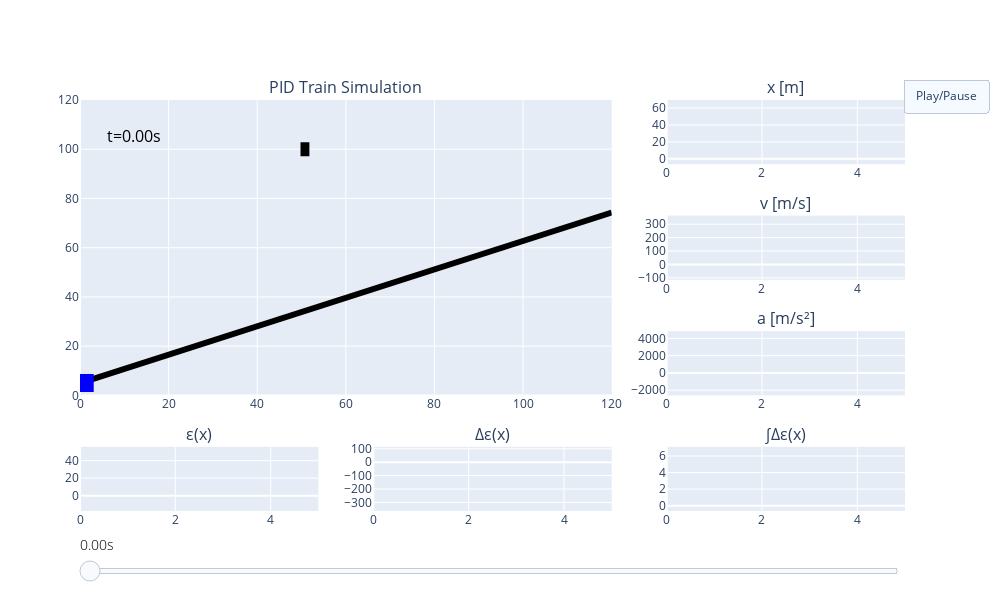

Here is the notebook cell this chart was saved with:
### Code cell
controller = pid(100,10,1,error = lambda t, w: w[0]-w[3])
theta= math.pi/6
x_box_0 = np.random.random()*120
y_box_0 = 100
x_train_0 = 0
y_train_0 = 5+math.sin(theta)*x_train_0
w_0 = np.array([x_box_0,y_box_0,0,x_train_0,0,y_train_0])
f = lambda t,w: 0
t_sol, w_sol = solve(lambda t,w,f,:train_and_rail(t,w,f),[0,5],w_0, controller=controller, n_steps=250)

plot_animation(t_sol, w_sol, controller, SKIPFRAMES=5).show()
#plot_sol(t_sol, w_sol,labels=['x_box', 'y_box', 'vy_box', 'x_train', 'vx_train', 'y_train'], plot=[0,1,0,1,0,1]).show()

### Figure 1 — Plotly figure (JSON) as saved in the notebook; plotly's stock layout.template omitted (floating-point values rounded to 4 significant figures)
{"data": [{"line": {"color": "black", "width": 6}, "mode": "lines", "type": "scatter", "x": [0, 120], "xaxis": "x", "y": [5, 74.28], "yaxis": "y"}, {"line": {"color": "blue", "width": 18}, "mode": "lines", "type": "scatter", "x": [-3.1, 3.1], "xaxis": "x", "y": [5, 5], "yaxis": "y"}, {"line": {"color": "black", "width": 14}, "mode": "lines", "type": "scatter", "x": [49.77, 51.77], "xaxis": "x", "y": [100, 100], "yaxis": "y"}, {"mode": "text", "text": ["t=0.00s"], "textfont": {"color": "black", "size": 16}, "textposition": "bottom right", "type": "scatter", "x": [6], "xaxis": "x", "y": [108], "yaxis": "y"}, {"line": {"color": "blue"}, "mode": "lines", "name": "x", "type": "scatter", "x": [0.0], "xaxis": "x2", "y": [0.0], "yaxis": "y2"}, {"line": {"color": "blue"}, "mode": "lines", "name": "v", "type": "scatter", "x": [0.0], "xaxis": "x3", "y": [0.0], "yaxis": "y3"}, {"line": {"color": "blue"}, "mode": "lines", "name": "a", "type": "scatter", "x": [0.0], "xaxis": "x4", "y": [0], "yaxis": "y4"}, {"line": {"color": "blue"}, "mode": "lines", "name": "ε(x)", "type": "scatter", "x": [0.0], "xaxis": "x5", "y": [50.77], "yaxis": "y5"}, {"line": {"color": "blue"}, "mode": "lines", "name": "Δε(x)", "type": "scatter", "x": [0.0], "xaxis": "x6", "y": [0], "yaxis": "y6"}, {"line": {"color": "blue"}, "mode": "lines", "name": "∫Δε(x)", "type": "scatter", "x": [0.0], "xaxis": "x7", "y": [0], "yaxis": "y7"}], "layout": {"annotations": [{"font": {"size": 16}, "showarrow": false, "text": "PID Train Simulation", "x": 0.3222, "xanchor": "center", "xref": "paper", "y": 1, "yanchor": "bottom", "yref": "paper"}, {"font": {"size": 16}, "showarrow": false, "text": "x [m]", "x": 0.8556, "xanchor": "center", "xref": "paper", "y": 1, "yanchor": "bottom", "yref": "paper"}, {"font": {"size": 16}, "showarrow": false, "text": "v [m/s]", "x": 0.8556, "xanchor": "center", "xref": "paper", "y": 0.7188, "yanchor": "bottom", "yref": "paper"}, {"font": {"size": 16}, "showarrow": false, "text": "a [m/s²]", "x": 0.8556, "xanchor": "center", "xref": "paper", "y": 0.4375, "yanchor": "bottom", "yref": "paper"}, {"font": {"size": 16}, "showarrow": false, "text": "ε(x)", "x": 0.1444, "xanchor": "center", "xref": "paper", "y": 0.1562, "yanchor": "bottom", "yref": "paper"}, {"font": {"size": 16}, "showarrow": false, "text": "Δε(x)", "x": 0.5, "xanchor": "center", "xref": "paper", "y": 0.1562, "yanchor": "bottom", "yref": "paper"}, {"font": {"size": 16}, "showarrow": false, "text": "∫Δε(x)", "x": 0.8556, "xanchor": "center", "xref": "paper", "y": 0.1562, "yanchor": "bottom", "yref": "paper"}], "height": 600, "showlegend": false, "sliders": [{"active": 0, "currentvalue": {"font": {"color": "black", "size": 14, "weight": 20}}, "font": {"color": "white", "size": 1, "weight": 1}, "minorticklen": 0, "pad": {"t": 0}, "steps": [{"args": [["0"], {"frame": {"duration": 0, "redraw": false}, "mode": "immediate", "transition": {"duration": 0}}], "label": "0.00s", "method": "animate", "value": "0", "visible": true}, {"args": [["1"], {"frame": {"duration": 0, "redraw": false}, "mode": "immediate", "transition": {"duration": 0}}], "label": "0.10s", "method": "animate", "value": "1", "visible": true}, {"args": [["2"], {"frame": {"duration": 0, "redraw": false}, "mode": "immediate", "transition": {"duration": 0}}], "label": "0.20s", "method": "animate", "value": "2", "visible": true}, {"args": [["3"], {"frame": {"duration": 0, "redraw": false}, "mode": "immediate", "transition": {"duration": 0}}], "label": "0.30s", "method": "animate", "value": "3", "visible": true}, {"args": [["4"], {"frame": {"duration": 0, "redraw": false}, "mode": "immediate", "transition": {"duration": 0}}], "label": "0.40s", "method": "animate", "value": "4", "visible": true}, {"args": [["5"], {"frame": {"duration": 0, "redraw": false}, "mode": "immediate", "transition": {"duration": 0}}], "label": "0.50s", "method": "animate", "value": "5", "visible": true}, {"args": [["6"], {"frame": {"duration": 0, "redraw": false}, "mode": "immediate", "transition": {"duration": 0}}], "label": "0.60s", "method": "animate", "value": "6", "visible": true}, {"args": [["7"], {"frame": {"duration": 0, "redraw": false}, "mode": "immediate", "transition": {"duration": 0}}], "label": "0.70s", "method": "animate", "value": "7", "visible": true}, {"args": [["8"], {"frame": {"duration": 0, "redraw": false}, "mode": "immediate", "transition": {"duration": 0}}], "label": "0.80s", "method": "animate", "value": "8", "visible": true}, {"args": [["9"], {"frame": {"duration": 0, "redraw": false}, "mode": "immediate", "transition": {"duration": 0}}], "label": "0.90s", "method": "animate", "value": "9", "visible": true}, {"args": [["10"], {"frame": {"duration": 0, "redraw": false}, "mode": "immediate", "transition": {"duration": 0}}], "label": "1.00s", "method": "animate", "value": "10", "visible": true}, {"args": [["11"], {"frame": {"duration": 0, "redraw": false}, "mode": "immediate", "transition": {"duration": 0}}], "label": "1.10s", "method": "animate", "value": "11", "visible": true}, {"args": [["12"], {"frame": {"duration": 0, "redraw": false}, "mode": "immediate", "transition": {"duration": 0}}], "label": "1.20s", "method": "animate", "value": "12", "visible": true}, {"args": [["13"], {"frame": {"duration": 0, "redraw": false}, "mode": "immediate", "transition": {"duration": 0}}], "label": "1.31s", "method": "animate", "value": "13", "visible": true}, {"args": [["14"], {"frame": {"duration": 0, "redraw": false}, "mode": "immediate", "transition": {"duration": 0}}], "label": "1.41s", "method": "animate", "value": "14", "visible": true}, {"args": [["15"], {"frame": {"duration": 0, "redraw": false}, "mode": "immediate", "transition": {"duration": 0}}], "label": "1.51s", "method": "animate", "value": "15", "visible": true}, {"args": [["16"], {"frame": {"duration": 0, "redraw": false}, "mode": "immediate", "transition": {"duration": 0}}], "label": "1.61s", "method": "animate", "value": "16", "visible": true}, {"args": [["17"], {"frame": {"duration": 0, "redraw": false}, "mode": "immediate", "transition": {"duration": 0}}], "label": "1.71s", "method": "animate", "value": "17", "visible": true}, {"args": [["18"], {"frame": {"duration": 0, "redraw": false}, "mode": "immediate", "transition": {"duration": 0}}], "label": "1.81s", "method": "animate", "value": "18", "visible": true}, {"args": [["19"], {"frame": {"duration": 0, "redraw": false}, "mode": "immediate", "transition": {"duration": 0}}], "label": "1.91s", "method": "animate", "value": "19", "visible": true}, {"args": [["20"], {"frame": {"duration": 0, "redraw": false}, "mode": "immediate", "transition": {"duration": 0}}], "label": "2.01s", "method": "animate", "value": "20", "visible": true}, {"args": [["21"], {"frame": {"duration": 0, "redraw": false}, "mode": "immediate", "transition": {"duration": 0}}], "label": "2.11s", "method": "animate", "value": "21", "visible": true}, {"args": [["22"], {"frame": {"duration": 0, "redraw": false}, "mode": "immediate", "transition": {"duration": 0}}], "label": "2.21s", "method": "animate", "value": "22", "visible": true}, {"args": [["23"], {"frame": {"duration": 0, "redraw": false}, "mode": "immediate", "transition": {"duration": 0}}], "label": "2.31s", "method": "animate", "value": "23", "visible": true}, {"args": [["24"], {"frame": {"duration": 0, "redraw": false}, "mode": "immediate", "transition": {"duration": 0}}], "label": "2.41s", "method": "animate", "value": "24", "visible": true}, {"args": [["25"], {"frame": {"duration": 0, "redraw": false}, "mode": "immediate", "transition": {"duration": 0}}], "label": "2.51s", "method": "animate", "value": "25", "visible": true}, {"args": [["26"], {"frame": {"duration": 0, "redraw": false}, "mode": "immediate", "transition": {"duration": 0}}], "label": "2.61s", "method": "animate", "value": "26", "visible": true}, {"args": [["27"], {"frame": {"duration": 0, "redraw": false}, "mode": "immediate", "transition": {"duration": 0}}], "label": "2.71s", "method": "animate", "value": "27", "visible": true}, {"args": [["28"], {"frame": {"duration": 0, "redraw": false}, "mode": "immediate", "transition": {"duration": 0}}], "label": "2.81s", "method": "animate", "value": "28", "visible": true}, {"args": [["29"], {"frame": {"duration": 0, "redraw": false}, "mode": "immediate", "transition": {"duration": 0}}], "label": "2.91s", "method": "animate", "value": "29", "visible": true}, {"args": [["30"], {"frame": {"duration": 0, "redraw": false}, "mode": "immediate", "transition": {"duration": 0}}], "label": "3.01s", "method": "animate", "value": "30", "visible": true}, {"args": [["31"], {"frame": {"duration": 0, "redraw": false}, "mode": "immediate", "transition": {"duration": 0}}], "label": "3.11s", "method": "animate", "value": "31", "visible": true}, {"args": [["32"], {"frame": {"duration": 0, "redraw": false}, "mode": "immediate", "transition": {"duration": 0}}], "label": "3.21s", "method": "animate", "value": "32", "visible": true}, {"args": [["33"], {"frame": {"duration": 0, "redraw": false}, "mode": "immediate", "transition": {"duration": 0}}], "label": "3.31s", "method": "animate", "value": "33", "visible": true}, {"args": [["34"], {"frame": {"duration": 0, "redraw": false}, "mode": "immediate", "transition": {"duration": 0}}], "label": "3.41s", "method": "animate", "value": "34", "visible": true}, {"args": [["35"], {"frame": {"duration": 0, "redraw": false}, "mode": "immediate", "transition": {"duration": 0}}], "label": "3.51s", "method": "animate", "value": "35", "visible": true}, {"args": [["36"], {"frame": {"duration": 0, "redraw": false}, "mode": "immediate", "transition": {"duration": 0}}], "label": "3.61s", "method": "animate", "value": "36", "visible": true}, {"args": [["37"], {"frame": {"duration": 0, "redraw": false}, "mode": "immediate", "transition": {"duration": 0}}], "label": "3.71s", "method": "animate", "value": "37", "visible": true}, {"args": [["38"], {"frame": {"duration": 0, "redraw": false}, "mode": "immediate", "transition": {"duration": 0}}], "label": "3.82s", "method": "animate", "value": "38", "visible": true}, {"args": [["39"], {"frame": {"duration": 0, "redraw": false}, "mode": "immediate", "transition": {"duration": 0}}], "label": "3.92s", "method": "animate", "value": "39", "visible": true}, {"args": [["40"], {"frame": {"duration": 0, "redraw": false}, "mode": "immediate", "transition": {"duration": 0}}], "label": "4.02s", "method": "animate", "value": "40", "visible": true}, {"args": [["41"], {"frame": {"duration": 0, "redraw": false}, "mode": "immediate", "transition": {"duration": 0}}], "label": "4.12s", "method": "animate", "value": "41", "visible": true}, {"args": [["42"], {"frame": {"duration": 0, "redraw": false}, "mode": "immediate", "transition": {"duration": 0}}], "label": "4.22s", "method": "animate", "value": "42", "visible": true}, {"args": [["43"], {"frame": {"duration": 0, "redraw": false}, "mode": "immediate", "transition": {"duration": 0}}], "label": "4.32s", "method": "animate", "value": "43", "visible": true}, {"args": [["44"], {"frame": {"duration": 0, "redraw": false}, "mode": "immediate", "transition": {"duration": 0}}], "label": "4.42s", "method": "animate", "value": "44", "visible": true}, {"args": [["45"], {"frame": {"duration": 0, "redraw": false}, "mode": "immediate", "transition": {"duration": 0}}], "label": "4.52s", "method": "animate", "value": "45", "visible": true}, {"args": [["46"], {"frame": {"duration": 0, "redraw": false}, "mode": "immediate", "transition": {"duration": 0}}], "label": "4.62s", "method": "animate", "value": "46", "visible": true}, {"args": [["47"], {"frame": {"duration": 0, "redraw": false}, "mode": "immediate", "transition": {"duration": 0}}], "label": "4.72s", "method": "animate", "value": "47", "visible": true}, {"args": [["48"], {"frame": {"duration": 0, "redraw": false}, "mode": "immediate", "transition": {"duration": 0}}], "label": "4.82s", "method": "animate", "value": "48", "visible": true}, {"args": [["49"], {"frame": {"duration": 0, "redraw": false}, "mode": "immediate", "transition": {"duration": 0}}], "label": "4.92s", "method": "animate", "value": "49", "visible": true}], "ticklen": 0, "x": 0, "xanchor": "left", "y": -0.05, "yanchor": "top"}], "transition": {"duration": 1, "easing": "linear"}, "updatemenus": [{"buttons": [{"args": [null, {"frame": {"duration": 0, "redraw": false}, "fromcurrent": true, "transition": {"duration": 0, "easing": "quadratic-in-out"}}], "args2": [[null], {"frame": {"duration": 0, "redraw": false}, "mode": "immediate", "transition": {"duration": 0}}], "label": "Play/Pause", "method": "animate"}], "showactive": true, "type": "buttons", "x": 1.1, "xanchor": "right", "y": 1.05, "yanchor": "top"}], "width": 1000, "xaxis": {"anchor": "y", "domain": [0, 0.6444], "range": [0, 120]}, "xaxis2": {"anchor": "y2", "domain": [0.7111, 1], "range": [0, 5]}, "xaxis3": {"anchor": "y3", "domain": [0.7111, 1], "range": [0, 5]}, "xaxis4": {"anchor": "y4", "domain": [0.7111, 1], "range": [0, 5]}, "xaxis5": {"anchor": "y5", "domain": [0, 0.2889], "range": [0, 5]}, "xaxis6": {"anchor": "y6", "domain": [0.3556, 0.6444], "range": [0, 5]}, "xaxis7": {"anchor": "y7", "domain": [0.7111, 1], "range": [0, 5]}, "yaxis": {"anchor": "x", "domain": [0.2812, 1], "range": [0, 120]}, "yaxis2": {"anchor": "x2", "domain": [0.8438, 1], "range": [-6.32, 69.52]}, "yaxis3": {"anchor": "x3", "domain": [0.5625, 0.7188], "range": [-114.6, 364.2]}, "yaxis4": {"anchor": "x4", "domain": [0.2812, 0.4375], "range": [-2601.0, 4832.0]}, "yaxis5": {"anchor": "x5", "domain": [0, 0.1562], "range": [-17.5, 55.85]}, "yaxis6": {"anchor": "x6", "domain": [0, 0.1562], "range": [-364.2, 114.6]}, "yaxis7": {"anchor": "x7", "domain": [0, 0.1562], "range": [-0.6464, 7.111]}}}
